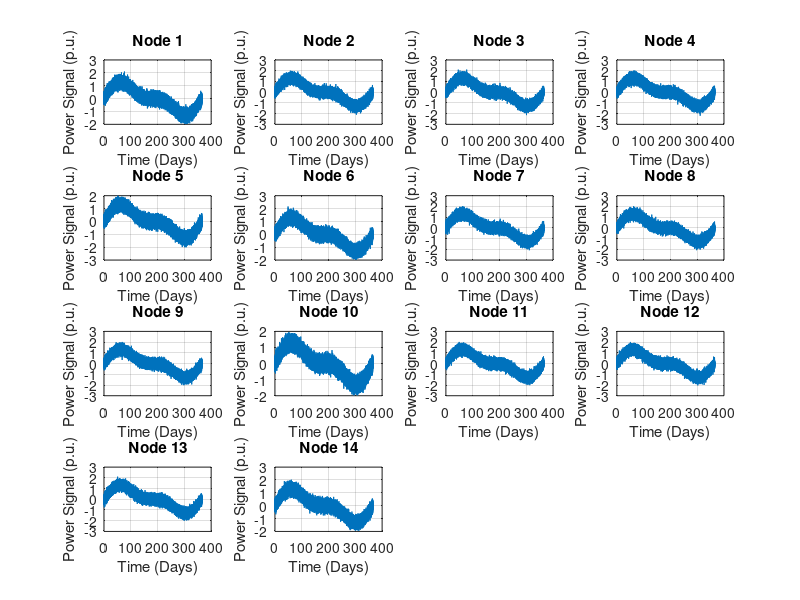

Write the MATLAB code that produced this figure. (Note: this script raises an error after producing the figure.)
clc; clear; close all;

%% ========== 1. Define IEEE-14 Synthetic Load Data ==========
% Mapping NYISO regions to IEEE-14 nodes
nyiso_nodes = [2, 3, 4, 5, 6, 9, 10, 11, 12, 13, 14];
nyiso_regions = {'CAPITL', 'CENTREL', 'DUNWOD', 'GENESE', 'HUD VL', ...
                 'LONGIL', 'MHK VL', 'MILLWD', 'N.Y.C.', 'NORTH', 'WEST'};
nyiso_loads = [100, 120, 80, 90, 110, 70, 130, 95, 105, 115, 85];

% Initialize power flow data for IEEE-14 system
num_nodes = 14;
bus_data = zeros(num_nodes, 3); % Columns: [Active Power, Reactive Power, Phase Angle]

% Assign synthetic active/reactive power loads
for i = 1:length(nyiso_nodes)
    node = nyiso_nodes(i);
    bus_data(node, 1) = nyiso_loads(i);        % Active power (MW)
    bus_data(node, 2) = nyiso_loads(i) * 0.3;  % Reactive power (MVAR)
end

disp('Synthetic IEEE-14 Load Data Mapped to NYISO Regions.');

%% ========== 2. Generate Power Time-Series Data ==========
sampling_interval = 5 / (60 * 24); % Convert minutes to fraction of a day
t = 0:sampling_interval:365; % Time vector for 12 months
power_signals = zeros(num_nodes, length(t));

for i = 1:num_nodes
    power_signals(i, :) = sin(2 * pi * t / 365) + 0.5 * sin(4 * pi * t / 365) + 0.2 * randn(size(t));
end

% Plot Power Signals for All Nodes
figure;
for i = 1:num_nodes
    subplot(4, 4, i);
    plot(t, power_signals(i, :));
    xlabel('Time (Days)');
    ylabel('Power Signal (p.u.)');
    title(['Node ' num2str(i)]);
    grid on;
end
sgtitle('Generated Power Signals for All Nodes');

%% ========== 3. CEEMDAN Decomposition for Each Node ==========
if exist('ceemdan', 'file') ~= 2
    error('CEEMDAN function not found. Please install or define it.');
end

num_imfs = 6; % Number of IMFs to extract
imf_matrix = cell(num_nodes, 1);

for i = 1:num_nodes
    imf_matrix{i} = ceemdan(power_signals(i, :), 0.1, num_imfs);
end

% Plot IMFs for All Nodes
for i = 1:num_nodes
    figure;
    for j = 1:num_imfs
        subplot(num_imfs, 1, j);
        plot(t, imf_matrix{i}(j, :));
        title(['IMF ' num2str(j) ' for Node ' num2str(i)]);
        grid on;
    end
    sgtitle(['CEEMDAN Decomposition Components for Node ' num2str(i)]);
end

%% ========== 4. Correlation Coefficients of Decomposed Components ==========
correlation_matrix = zeros(num_nodes, num_imfs, num_imfs);

for i = 1:num_nodes
    correlation_matrix(i, :, :) = corrcoef(imf_matrix{i}');
end

% Display Correlation Matrix for All Nodes
for i = 1:num_nodes
    figure;
    imagesc(squeeze(correlation_matrix(i, :, :)));
    colorbar;
    title(['Correlation Coefficients of CEEMDAN Components (Node ' num2str(i) ')']);
    xlabel('IMF Component');
    ylabel('IMF Component');
    axis square;
end

%% ========== 5. Reconstruct Signal for Each Node ==========
reconstructed_signals = zeros(num_nodes, length(t));

for i = 1:num_nodes
    reconstructed_signals(i, :) = sum(imf_matrix{i}, 1);
end

% Plot Original vs Reconstructed for All Nodes
for i = 1:num_nodes
    figure;
    plot(t, power_signals(i, :), 'b', 'DisplayName', 'Original Signal');
    hold on;
    plot(t, reconstructed_signals(i, :), 'r--', 'DisplayName', 'Reconstructed Signal');
    xlabel('Time (Days)');
    ylabel('Signal Amplitude');
    title(['Original vs Reconstructed Signal for Node ' num2str(i)]);
    legend;
    grid on;
end

%% ========== 6. Compute System Voltage and Phase Angles ==========
% Assuming a constant voltage magnitude of 1.0 p.u.
voltage_magnitude = ones(num_nodes, 1);
phase_angle = linspace(-pi/6, pi/6, num_nodes); % Simulated phase angles

bus_data(:, 3) = phase_angle; % Store in data structure

% Plot Voltage Magnitudes
figure;
bar(voltage_magnitude);
title('Voltage Magnitude at IEEE-14 Nodes');
xlabel('Node Index');
ylabel('Voltage (p.u.)');

% Plot Phase Angles
figure;
bar(phase_angle);
title('Phase Angles at IEEE-14 Nodes');
xlabel('Node Index');
ylabel('Phase Angle (radians)');

%% ========== 7. Save Outputs ==========
save('simulation_results.mat', 'bus_data', 'imf_matrix', 'correlation_matrix', 'reconstructed_signals', 't', 'power_signals');

disp('Simulation completed successfully. Results saved in "simulation_results.mat".');